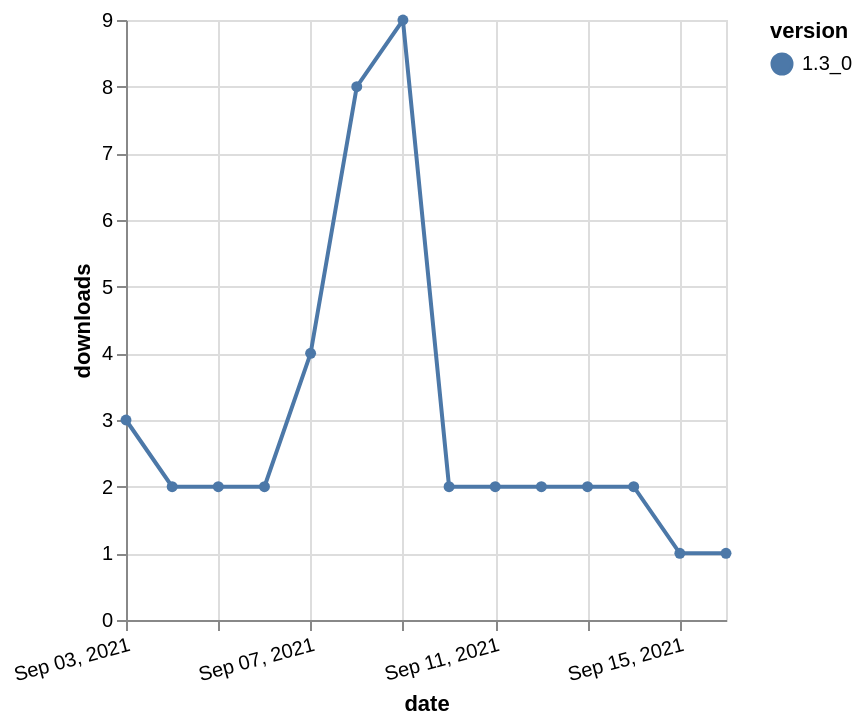

Write the Vega-Lite specification saved for this chart.
### Vega-Lite specification from a JSON file in a GitHub repository (floating-point values rounded to 4 significant figures)
{"$schema": "https://vega.github.io/schema/vega-lite/v5.json", "description": "A simple bar chart with embedded data.", "data": {"values": [{"date": "2021-09-03", "total": 2444, "delta": 3, "version": "1.3_0"}, {"date": "2021-09-04", "total": 2446, "delta": 2, "version": "1.3_0"}, {"date": "2021-09-05", "total": 2448, "delta": 2, "version": "1.3_0"}, {"date": "2021-09-06", "total": 2450, "delta": 2, "version": "1.3_0"}, {"date": "2021-09-07", "total": 2454, "delta": 4, "version": "1.3_0"}, {"date": "2021-09-08", "total": 2462, "delta": 8, "version": "1.3_0"}, {"date": "2021-09-09", "total": 2471, "delta": 9, "version": "1.3_0"}, {"date": "2021-09-10", "total": 2473, "delta": 2, "version": "1.3_0"}, {"date": "2021-09-11", "total": 2475, "delta": 2, "version": "1.3_0"}, {"date": "2021-09-12", "total": 2477, "delta": 2, "version": "1.3_0"}, {"date": "2021-09-13", "total": 2479, "delta": 2, "version": "1.3_0"}, {"date": "2021-09-14", "total": 2481, "delta": 2, "version": "1.3_0"}, {"date": "2021-09-15", "total": 2482, "delta": 1, "version": "1.3_0"}, {"date": "2021-09-16", "total": 2483, "delta": 1, "version": "1.3_0"}]}, "width": "container", "mark": {"type": "line", "point": {"filled": true}}, "encoding": {"x": {"field": "date", "type": "temporal", "timeUnit": "yearmonthdate", "title": "date", "axis": {"labelAngle": -15}}, "y": {"field": "delta", "type": "quantitative", "title": "downloads"}, "color": {"field": "version", "type": "nominal"}, "tooltip": {"field": "delta"}}}
